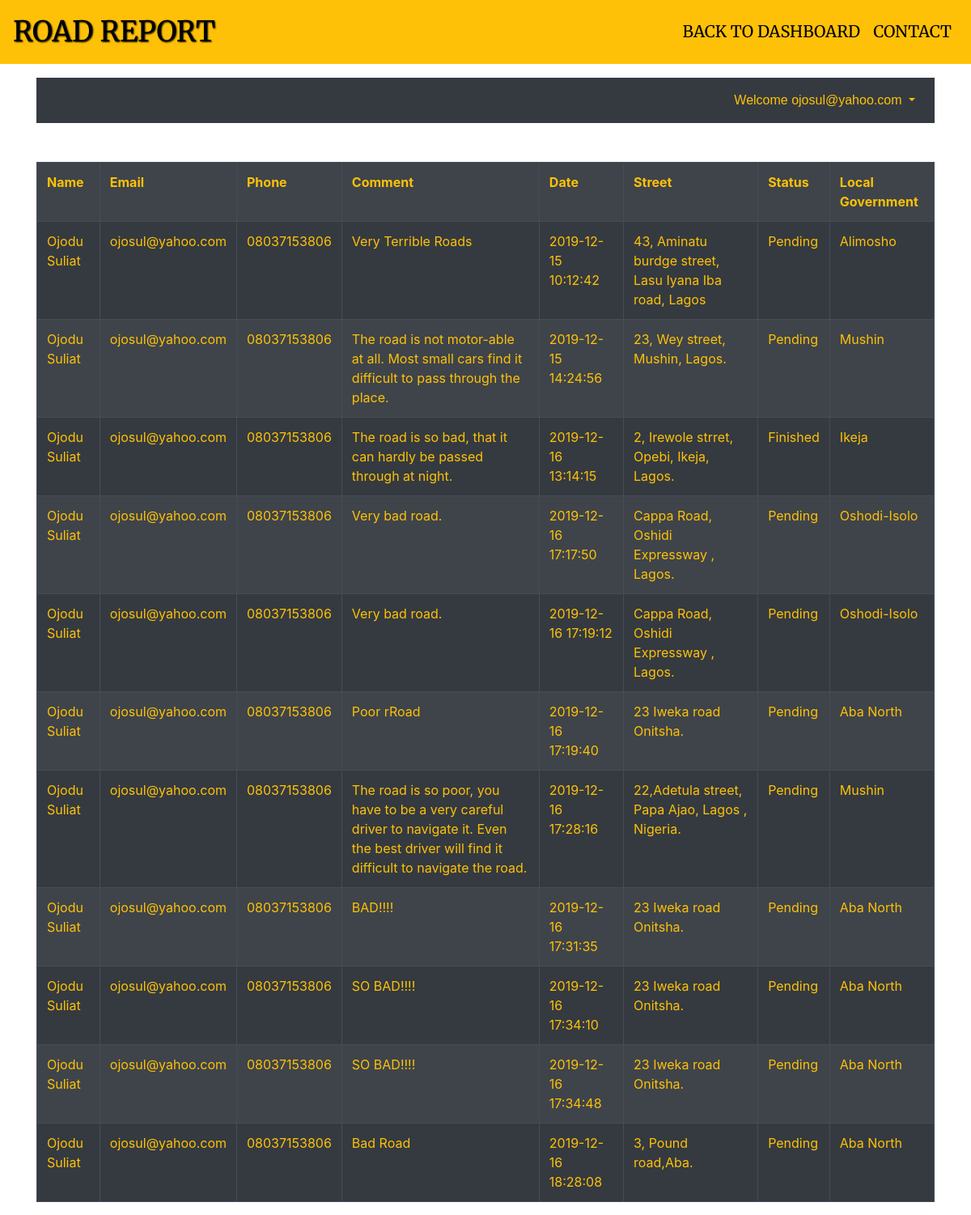
/status.php (signed in), run on the app's committed database.
### tables this page shows
CREATE TABLE `users` (
  `users_id` int(11) NOT NULL,
  `users_name` varchar(50) DEFAULT NULL,
  `users_email` varchar(50) DEFAULT NULL,
  `users_phone` varchar(45) DEFAULT NULL,
  `users_password` varchar(45) DEFAULT NULL
);

CREATE TABLE `reports` (
  `report_id` int(11) NOT NULL,
  `report_userid` int(11),
  `report_state` int(11),
  `report_lg` int(11) DEFAULT NULL,
  `report_comment` varchar(200),
  `report_date` timestamp NOT NULL DEFAULT CURRENT_TIMESTAMP,
  `report_street` varchar(200) NOT NULL,
  `report_status` varchar(200) NOT NULL,
  `report_landmark` varchar(200)
);

CREATE TABLE `local_governments` (
  `id` int(11) NOT NULL,
  `state_id` int(10) NOT NULL,
  `name` varchar(255) NOT NULL
);

### utility.php (called while the page is built, shortened)
<?php
	class Utility{
		function __construct(){
			$this->conn = new Mysqli('localhost','root','','road_reportingdb');
		}
	}
?>

### user.php (called while the page is built, shortened)
<?php
require 'utility.php';
class User extends Utility{
function get_details($userid){
	$sql = "SELECT * FROM users WHERE users_id='$userid'";
	$result = $this->conn->query($sql);
	$row = 0;
	if ($result->num_rows > 0) {
		$row = $result->fetch_assoc();
	}
	return $row;
}
function checkstatus(){
	$userid =  $_SESSION['users']['users_id'];
	$users=[];
	$sql = "SELECT users_name,users_email,users_phone,report_comment,report_date,report_street,report_status,name FROM reports
	JOIN users
	ON reports.report_userid = users.users_id
	JOIN local_governments ON reports.report_lg = local_governments.id
	WHERE users_id = '$userid'";
	$qr = $this->conn->query($sql);
	if($qr->num_rows>0){
		while ( $record = $qr->fetch_assoc()) {
		$users[]=$record;
		}
	  }
      	return $users;
	}
}
?>

### status.php (the view, shortened to what this page needs)
<?php
require 'user.php';
$obj = new User;
$users = $obj->checkstatus();
@$rows = $obj->get_details($_SESSION['users']['users_id']);
?>
<!DOCTYPE html>
<html>
<head>
    <link
      rel="stylesheet"
      href="https://use.fontawesome.com/releases/v5.7.2/css/all.css"
    />
    <link href="css/bootstrap.min.css" rel="stylesheet" />
    <link rel="stylesheet" type="text/css" href="main.css">
</head>
<body>
	  <div class="container-fluid mb-5">
      <div class="row ">
        <div class="col mb-5">
          <nav class="navbar navbar-expand-md fixed-top bg-warning" id="nav">
             <a class="navbar-brand" id="anchor" href="index.php">ROAD REPORT</a>
           <div class="collapse navbar-collapse justify-content-end" id="navbarNavDropdown">
              <ul class="navbar-nav">
                <li class="nav-item">
                  <a class="nav-link anchor" href="dashboard.php">BACK TO DASHBOARD</a>
                </li>
                <li class="nav-item">
                  <a class="nav-link anchor" href="contact.php">CONTACT</a>
                </li>
              </ul>
             </div>
          </nav>
        </div>
      </div>
    </div>
    <div class="container mt-5">
      <div class="row">
        <div class="col">
          <?php
      if (isset($_SESSION['users']['users_id'])) {
        echo "<div class='bg bg-dark mb-5 p-2 text-warning text-right' style='min-height: 10px'>
                <a class='nav-link dropdown-toggle text-warning para3' href='#' id='navbarDropdownBlog' data-toggle='dropdown' aria-haspopup='true' aria-expanded='false'>
                Welcome ".$rows['users_email']."
                </a>
                <div class='dropdown-menu dropdown-menu-right' aria-labelledby='navbarDropdownBlog'>
                  <a class='dropdown-item' href='logout.php'>Logout</a>
                </div>
              </div>";
      }elseif (!isset($_SESSION['users']['users_id'])) {
        session_destroy(); }
  ?>
      <table width="100%" border="1" class='table text-warning table-striped table-dark'>
        <tr>
          <th> Name</th>
          <th>Email</th>
          <th>Phone</th>
          <th>Comment</th>
          <th>Date</th>
          <th>Street</th>
          <th>Status</th>
          <th>Local Government</th>
        </tr>
  <?php
         if (!empty($users)) {
        foreach ($users as  $user) {
         echo "<tr><td>".$user['users_name']."</td><td>".$user['users_email']."</td><td>".$user['users_phone']."</td><td>".$user['report_comment']."</td><td>".$user['report_date']."</td><td>".$user['report_street']."</td><td>".$user['report_status']."</td><td>".$user['name']."</tr>";
              }
            }
            else{
         echo "<div' class='mx-auto'>";
        echo "<div style='width:100%' class='alert alert-danger'>No roads reported Yet
        </div>";
        echo "</div>";
            }
 ?>
      </table>
        </div>
      </div>
    </div>

### main.css (style rules this page uses)
#anchor { font-size: 35px; text-shadow: 1px 1px 2px black; font-family: 'Merriweather', serif; color: black; }
ul li a { color: black; font-size: 20px; font-family: 'Merriweather', serif; }
.para3 { font-family: 'Noto Sans JP', sans-serif; }

### data on the page
users: users_email "ojosul@yahoo.com"
reports: report_userid.users_name "Ojodu Suliat", report_userid.users_email "ojosul@yahoo.com", report_userid.users_phone "08037153806", report_comment "Very Terrible Roads", report_date "2019-12-15 10:12:42", report_street "43, Aminatu burdge street, Lasu Iyana Iba road, Lagos", report_status "Pending", report_lg.name "Alimosho"
reports: report_userid.users_name "Ojodu Suliat", report_userid.users_email "ojosul@yahoo.com", report_userid.users_phone "08037153806", report_comment "The road is not motor-able at all. Most small cars find it difficult to pass through the place.", report_date "2019-12-15 14:24:56", report_street "23, Wey street, Mushin, Lagos.", report_status "Pending", report_lg.name "Mushin"
reports: report_userid.users_name "Ojodu Suliat", report_userid.users_email "ojosul@yahoo.com", report_userid.users_phone "08037153806", report_comment "The road is so bad, that it can hardly be passed through at night.", report_date "2019-12-16 13:14:15", report_street "2, Irewole strret, Opebi, Ikeja, Lagos.", report_status "Finished", report_lg.name "Ikeja"
reports: report_userid.users_name "Ojodu Suliat", report_userid.users_email "ojosul@yahoo.com", report_userid.users_phone "08037153806", report_comment "Very bad road.", report_date "2019-12-16 17:17:50", report_street "Cappa Road, Oshidi Expressway , Lagos.", report_status "Pending", report_lg.name "Oshodi-Isolo"
reports: report_userid.users_name "Ojodu Suliat", report_userid.users_email "ojosul@yahoo.com", report_userid.users_phone "08037153806", report_comment "Very bad road.", report_date "2019-12-16 17:19:12", report_street "Cappa Road, Oshidi Expressway , Lagos.", report_status "Pending", report_lg.name "Oshodi-Isolo"
reports: report_userid.users_name "Ojodu Suliat", report_userid.users_email "ojosul@yahoo.com", report_userid.users_phone "08037153806", report_comment "Poor rRoad", report_date "2019-12-16 17:19:40", report_street "23 Iweka road Onitsha.", report_status "Pending", report_lg.name "Aba North"
reports: report_userid.users_name "Ojodu Suliat", report_userid.users_email "ojosul@yahoo.com", report_userid.users_phone "08037153806", report_comment "The road is so poor, you have to be a very careful driver to navigate it. Even the best driver will find it difficult to navigate the road.", report_date "2019-12-16 17:28:16", report_street "22,Adetula street, Papa Ajao, Lagos , Nigeria.", report_status "Pending", report_lg.name "Mushin"
reports: report_userid.users_name "Ojodu Suliat", report_userid.users_email "ojosul@yahoo.com", report_userid.users_phone "08037153806", report_comment "BAD!!!!", report_date "2019-12-16 17:31:35", report_street "23 Iweka road Onitsha.", report_status "Pending", report_lg.name "Aba North"
reports: report_userid.users_name "Ojodu Suliat", report_userid.users_email "ojosul@yahoo.com", report_userid.users_phone "08037153806", report_comment "SO BAD!!!!", report_date "2019-12-16 17:34:10", report_street "23 Iweka road Onitsha.", report_status "Pending", report_lg.name "Aba North"
reports: report_userid.users_name "Ojodu Suliat", report_userid.users_email "ojosul@yahoo.com", report_userid.users_phone "08037153806", report_comment "SO BAD!!!!", report_date "2019-12-16 17:34:48", report_street "23 Iweka road Onitsha.", report_status "Pending", report_lg.name "Aba North"
reports: report_userid.users_name "Ojodu Suliat", report_userid.users_email "ojosul@yahoo.com", report_userid.users_phone "08037153806", report_comment "Bad Road", report_date "2019-12-16 18:28:08", report_street "3, Pound road,Aba.", report_status "Pending", report_lg.name "Aba North"
